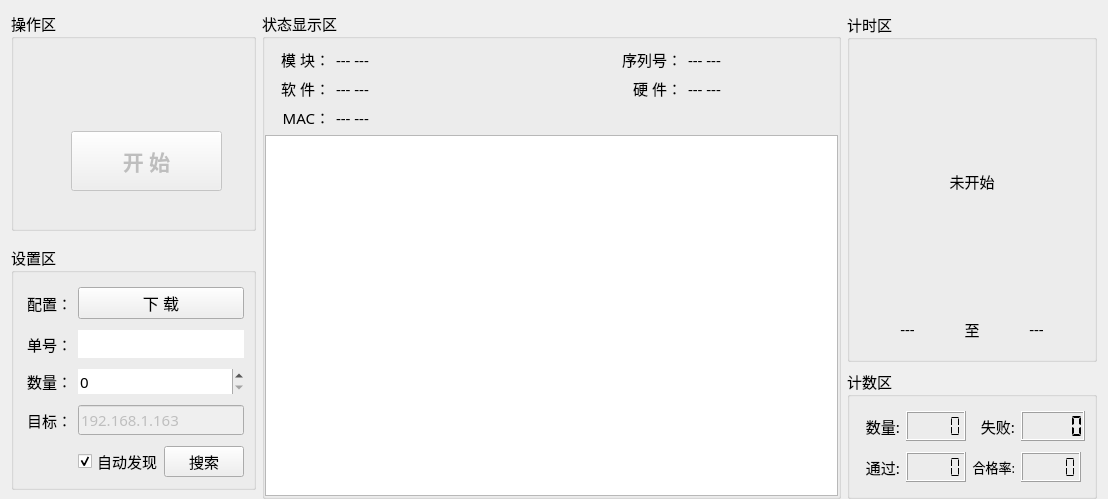
<?xml version="1.0" encoding="UTF-8"?>
<ui version="4.0">
 <class>Home_WorkWid</class>
 <widget class="QWidget" name="Home_WorkWid">
  <property name="geometry">
   <rect>
    <x>0</x>
    <y>0</y>
    <width>1108</width>
    <height>499</height>
   </rect>
  </property>
  <property name="font">
   <font>
    <pointsize>11</pointsize>
   </font>
  </property>
  <property name="windowTitle">
   <string>Form</string>
  </property>
  <layout class="QGridLayout" name="gridLayout">
   <property name="bottomMargin">
    <number>0</number>
   </property>
   <item row="0" column="2" rowspan="2">
    <widget class="QGroupBox" name="groupBox_1">
     <property name="minimumSize">
      <size>
       <width>250</width>
       <height>150</height>
      </size>
     </property>
     <property name="maximumSize">
      <size>
       <width>260</width>
       <height>350</height>
      </size>
     </property>
     <property name="font">
      <font>
       <family>微软雅黑</family>
       <pointsize>11</pointsize>
      </font>
     </property>
     <property name="title">
      <string>计时区</string>
     </property>
     <layout class="QGridLayout" name="gridLayout_2">
      <property name="bottomMargin">
       <number>20</number>
      </property>
      <item row="0" column="0" colspan="3">
       <widget class="QLabel" name="timeLab">
        <property name="text">
         <string>未开始</string>
        </property>
        <property name="alignment">
         <set>Qt::AlignCenter</set>
        </property>
       </widget>
      </item>
      <item row="1" column="0">
       <widget class="QLabel" name="startLab">
        <property name="maximumSize">
         <size>
          <width>16777215</width>
          <height>20</height>
         </size>
        </property>
        <property name="text">
         <string>---</string>
        </property>
        <property name="alignment">
         <set>Qt::AlignCenter</set>
        </property>
       </widget>
      </item>
      <item row="1" column="1">
       <widget class="QLabel" name="label_3">
        <property name="maximumSize">
         <size>
          <width>20</width>
          <height>20</height>
         </size>
        </property>
        <property name="text">
         <string>至</string>
        </property>
        <property name="alignment">
         <set>Qt::AlignCenter</set>
        </property>
       </widget>
      </item>
      <item row="1" column="2">
       <widget class="QLabel" name="endLab">
        <property name="maximumSize">
         <size>
          <width>16777215</width>
          <height>20</height>
         </size>
        </property>
        <property name="text">
         <string>---</string>
        </property>
        <property name="alignment">
         <set>Qt::AlignCenter</set>
        </property>
       </widget>
      </item>
     </layout>
    </widget>
   </item>
   <item row="0" column="1" rowspan="3">
    <widget class="QGroupBox" name="groupBox_6">
     <property name="font">
      <font>
       <family>微软雅黑</family>
       <pointsize>11</pointsize>
      </font>
     </property>
     <property name="title">
      <string>状态显示区</string>
     </property>
     <layout class="QGridLayout" name="gridLayout_5">
      <property name="leftMargin">
       <number>0</number>
      </property>
      <property name="rightMargin">
       <number>0</number>
      </property>
      <property name="bottomMargin">
       <number>0</number>
      </property>
      <item row="0" column="0">
       <widget class="QLabel" name="label_15">
        <property name="maximumSize">
         <size>
          <width>65</width>
          <height>16777215</height>
         </size>
        </property>
        <property name="text">
         <string> 模 块：</string>
        </property>
        <property name="alignment">
         <set>Qt::AlignRight|Qt::AlignTrailing|Qt::AlignVCenter</set>
        </property>
       </widget>
      </item>
      <item row="0" column="1">
       <widget class="QLabel" name="devLab">
        <property name="text">
         <string>--- ---</string>
        </property>
       </widget>
      </item>
      <item row="0" column="2">
       <widget class="QLabel" name="label_7">
        <property name="maximumSize">
         <size>
          <width>100</width>
          <height>16777215</height>
         </size>
        </property>
        <property name="text">
         <string>序列号：</string>
        </property>
        <property name="alignment">
         <set>Qt::AlignRight|Qt::AlignTrailing|Qt::AlignVCenter</set>
        </property>
       </widget>
      </item>
      <item row="0" column="3">
       <widget class="QLabel" name="snLab">
        <property name="maximumSize">
         <size>
          <width>150</width>
          <height>16777215</height>
         </size>
        </property>
        <property name="text">
         <string>--- ---</string>
        </property>
       </widget>
      </item>
      <item row="1" column="0">
       <widget class="QLabel" name="label_14">
        <property name="layoutDirection">
         <enum>Qt::LeftToRight</enum>
        </property>
        <property name="text">
         <string>软 件：</string>
        </property>
        <property name="textFormat">
         <enum>Qt::AutoText</enum>
        </property>
        <property name="alignment">
         <set>Qt::AlignRight|Qt::AlignTrailing|Qt::AlignVCenter</set>
        </property>
       </widget>
      </item>
      <item row="1" column="1">
       <widget class="QLabel" name="fwLab">
        <property name="text">
         <string>--- ---</string>
        </property>
       </widget>
      </item>
      <item row="1" column="2">
       <widget class="QLabel" name="label_9">
        <property name="maximumSize">
         <size>
          <width>100</width>
          <height>16777215</height>
         </size>
        </property>
        <property name="text">
         <string>硬 件：</string>
        </property>
        <property name="alignment">
         <set>Qt::AlignRight|Qt::AlignTrailing|Qt::AlignVCenter</set>
        </property>
       </widget>
      </item>
      <item row="1" column="3">
       <widget class="QLabel" name="hwLab">
        <property name="maximumSize">
         <size>
          <width>150</width>
          <height>16777215</height>
         </size>
        </property>
        <property name="text">
         <string>--- ---</string>
        </property>
       </widget>
      </item>
      <item row="2" column="0">
       <widget class="QLabel" name="label_16">
        <property name="text">
         <string>MAC：</string>
        </property>
        <property name="alignment">
         <set>Qt::AlignRight|Qt::AlignTrailing|Qt::AlignVCenter</set>
        </property>
       </widget>
      </item>
      <item row="2" column="1">
       <widget class="QLabel" name="macLab">
        <property name="text">
         <string>--- ---</string>
        </property>
       </widget>
      </item>
      <item row="3" column="0" colspan="4">
       <widget class="QTextEdit" name="textEdit">
        <property name="enabled">
         <bool>true</bool>
        </property>
        <property name="readOnly">
         <bool>true</bool>
        </property>
       </widget>
      </item>
     </layout>
    </widget>
   </item>
   <item row="0" column="0">
    <widget class="QGroupBox" name="groupBox_7">
     <property name="minimumSize">
      <size>
       <width>0</width>
       <height>220</height>
      </size>
     </property>
     <property name="font">
      <font>
       <family>微软雅黑</family>
       <pointsize>11</pointsize>
      </font>
     </property>
     <property name="title">
      <string>操作区</string>
     </property>
     <widget class="QPushButton" name="startBtn">
      <property name="enabled">
       <bool>false</bool>
      </property>
      <property name="geometry">
       <rect>
        <x>60</x>
        <y>120</y>
        <width>151</width>
        <height>60</height>
       </rect>
      </property>
      <property name="minimumSize">
       <size>
        <width>120</width>
        <height>0</height>
       </size>
      </property>
      <property name="maximumSize">
       <size>
        <width>200</width>
        <height>60</height>
       </size>
      </property>
      <property name="font">
       <font>
        <family>微软雅黑</family>
        <pointsize>16</pointsize>
        <bold>true</bold>
       </font>
      </property>
      <property name="text">
       <string>开 始</string>
      </property>
     </widget>
    </widget>
   </item>
   <item row="2" column="2">
    <widget class="QGroupBox" name="groupBox_5">
     <property name="minimumSize">
      <size>
       <width>0</width>
       <height>130</height>
      </size>
     </property>
     <property name="maximumSize">
      <size>
       <width>250</width>
       <height>220</height>
      </size>
     </property>
     <property name="font">
      <font>
       <family>微软雅黑</family>
       <pointsize>11</pointsize>
      </font>
     </property>
     <property name="title">
      <string>计数区</string>
     </property>
     <layout class="QGridLayout" name="gridLayout_4">
      <item row="0" column="0">
       <widget class="QLabel" name="label_27">
        <property name="maximumSize">
         <size>
          <width>45</width>
          <height>30</height>
         </size>
        </property>
        <property name="text">
         <string>数量:</string>
        </property>
        <property name="alignment">
         <set>Qt::AlignRight|Qt::AlignTrailing|Qt::AlignVCenter</set>
        </property>
       </widget>
      </item>
      <item row="0" column="1">
       <widget class="QLCDNumber" name="allLcd">
        <property name="maximumSize">
         <size>
          <width>60</width>
          <height>30</height>
         </size>
        </property>
        <property name="digitCount">
         <number>5</number>
        </property>
        <property name="segmentStyle">
         <enum>QLCDNumber::Flat</enum>
        </property>
       </widget>
      </item>
      <item row="0" column="2">
       <widget class="QLabel" name="label_28">
        <property name="maximumSize">
         <size>
          <width>45</width>
          <height>30</height>
         </size>
        </property>
        <property name="text">
         <string>失败:</string>
        </property>
        <property name="alignment">
         <set>Qt::AlignRight|Qt::AlignTrailing|Qt::AlignVCenter</set>
        </property>
       </widget>
      </item>
      <item row="0" column="3">
       <widget class="QLCDNumber" name="errLcd">
        <property name="maximumSize">
         <size>
          <width>70</width>
          <height>35</height>
         </size>
        </property>
        <property name="digitCount">
         <number>5</number>
        </property>
        <property name="segmentStyle">
         <enum>QLCDNumber::Flat</enum>
        </property>
        <property name="value" stdset="0">
         <double>0.000000000000000</double>
        </property>
        <property name="intValue" stdset="0">
         <number>0</number>
        </property>
       </widget>
      </item>
      <item row="1" column="0">
       <widget class="QLabel" name="label_29">
        <property name="maximumSize">
         <size>
          <width>45</width>
          <height>30</height>
         </size>
        </property>
        <property name="text">
         <string>通过:</string>
        </property>
        <property name="alignment">
         <set>Qt::AlignRight|Qt::AlignTrailing|Qt::AlignVCenter</set>
        </property>
       </widget>
      </item>
      <item row="1" column="1">
       <widget class="QLCDNumber" name="okLcd">
        <property name="maximumSize">
         <size>
          <width>60</width>
          <height>30</height>
         </size>
        </property>
        <property name="digitCount">
         <number>5</number>
        </property>
        <property name="segmentStyle">
         <enum>QLCDNumber::Flat</enum>
        </property>
        <property name="intValue" stdset="0">
         <number>0</number>
        </property>
       </widget>
      </item>
      <item row="1" column="2">
       <widget class="QLabel" name="label_30">
        <property name="maximumSize">
         <size>
          <width>60</width>
          <height>30</height>
         </size>
        </property>
        <property name="font">
         <font>
          <family>微软雅黑</family>
          <pointsize>10</pointsize>
         </font>
        </property>
        <property name="text">
         <string>合格率:</string>
        </property>
        <property name="alignment">
         <set>Qt::AlignRight|Qt::AlignTrailing|Qt::AlignVCenter</set>
        </property>
       </widget>
      </item>
      <item row="1" column="3">
       <widget class="QLCDNumber" name="passLcd">
        <property name="maximumSize">
         <size>
          <width>60</width>
          <height>30</height>
         </size>
        </property>
        <property name="digitCount">
         <number>5</number>
        </property>
        <property name="segmentStyle">
         <enum>QLCDNumber::Flat</enum>
        </property>
       </widget>
      </item>
     </layout>
    </widget>
   </item>
   <item row="1" column="0" rowspan="2">
    <widget class="QGroupBox" name="groupBox">
     <property name="minimumSize">
      <size>
       <width>245</width>
       <height>0</height>
      </size>
     </property>
     <property name="maximumSize">
      <size>
       <width>245</width>
       <height>245</height>
      </size>
     </property>
     <property name="font">
      <font>
       <family>微软雅黑</family>
       <pointsize>11</pointsize>
      </font>
     </property>
     <property name="title">
      <string>设置区</string>
     </property>
     <layout class="QGridLayout" name="gridLayout_3">
      <property name="bottomMargin">
       <number>0</number>
      </property>
      <item row="0" column="0">
       <widget class="QLabel" name="label_13">
        <property name="minimumSize">
         <size>
          <width>0</width>
          <height>30</height>
         </size>
        </property>
        <property name="font">
         <font>
          <family>微软雅黑</family>
          <pointsize>11</pointsize>
         </font>
        </property>
        <property name="text">
         <string>配置：</string>
        </property>
        <property name="alignment">
         <set>Qt::AlignRight|Qt::AlignTrailing|Qt::AlignVCenter</set>
        </property>
       </widget>
      </item>
      <item row="1" column="0">
       <widget class="QLabel" name="label_35">
        <property name="minimumSize">
         <size>
          <width>0</width>
          <height>20</height>
         </size>
        </property>
        <property name="maximumSize">
         <size>
          <width>80</width>
          <height>30</height>
         </size>
        </property>
        <property name="text">
         <string>单号：</string>
        </property>
        <property name="alignment">
         <set>Qt::AlignRight|Qt::AlignTrailing|Qt::AlignVCenter</set>
        </property>
       </widget>
      </item>
      <item row="1" column="1" colspan="2">
       <widget class="QLineEdit" name="userEdit">
        <property name="text">
         <string/>
        </property>
        <property name="frame">
         <bool>false</bool>
        </property>
        <property name="cursorMoveStyle">
         <enum>Qt::LogicalMoveStyle</enum>
        </property>
        <property name="clearButtonEnabled">
         <bool>false</bool>
        </property>
       </widget>
      </item>
      <item row="2" column="0">
       <widget class="QLabel" name="label_38">
        <property name="minimumSize">
         <size>
          <width>45</width>
          <height>20</height>
         </size>
        </property>
        <property name="maximumSize">
         <size>
          <width>100</width>
          <height>30</height>
         </size>
        </property>
        <property name="layoutDirection">
         <enum>Qt::RightToLeft</enum>
        </property>
        <property name="text">
         <string>数量：</string>
        </property>
        <property name="alignment">
         <set>Qt::AlignRight|Qt::AlignTrailing|Qt::AlignVCenter</set>
        </property>
       </widget>
      </item>
      <item row="2" column="1" colspan="2">
       <widget class="QSpinBox" name="cntSpin">
        <property name="minimumSize">
         <size>
          <width>110</width>
          <height>0</height>
         </size>
        </property>
        <property name="focusPolicy">
         <enum>Qt::WheelFocus</enum>
        </property>
        <property name="frame">
         <bool>false</bool>
        </property>
        <property name="correctionMode">
         <enum>QAbstractSpinBox::CorrectToPreviousValue</enum>
        </property>
        <property name="maximum">
         <number>9999</number>
        </property>
        <property name="singleStep">
         <number>100</number>
        </property>
        <property name="stepType">
         <enum>QAbstractSpinBox::DefaultStepType</enum>
        </property>
        <property name="value">
         <number>0</number>
        </property>
       </widget>
      </item>
      <item row="3" column="0">
       <widget class="QLabel" name="label_5">
        <property name="minimumSize">
         <size>
          <width>45</width>
          <height>0</height>
         </size>
        </property>
        <property name="text">
         <string>目标：</string>
        </property>
        <property name="alignment">
         <set>Qt::AlignRight|Qt::AlignTrailing|Qt::AlignVCenter</set>
        </property>
       </widget>
      </item>
      <item row="3" column="1" colspan="2">
       <widget class="QLineEdit" name="ipEdit">
        <property name="enabled">
         <bool>false</bool>
        </property>
        <property name="text">
         <string>192.168.1.163</string>
        </property>
       </widget>
      </item>
      <item row="4" column="1">
       <widget class="QCheckBox" name="adCheckBox">
        <property name="maximumSize">
         <size>
          <width>80</width>
          <height>16777215</height>
         </size>
        </property>
        <property name="text">
         <string>自动发现</string>
        </property>
        <property name="checked">
         <bool>true</bool>
        </property>
       </widget>
      </item>
      <item row="4" column="2">
       <widget class="QPushButton" name="findBtn">
        <property name="text">
         <string>搜索</string>
        </property>
       </widget>
      </item>
      <item row="0" column="1" colspan="2">
       <widget class="QPushButton" name="downBtn">
        <property name="font">
         <font>
          <family>微软雅黑</family>
          <pointsize>12</pointsize>
         </font>
        </property>
        <property name="text">
         <string>下 载</string>
        </property>
       </widget>
      </item>
     </layout>
    </widget>
   </item>
  </layout>
 </widget>
 <resources/>
 <connections/>
</ui>
